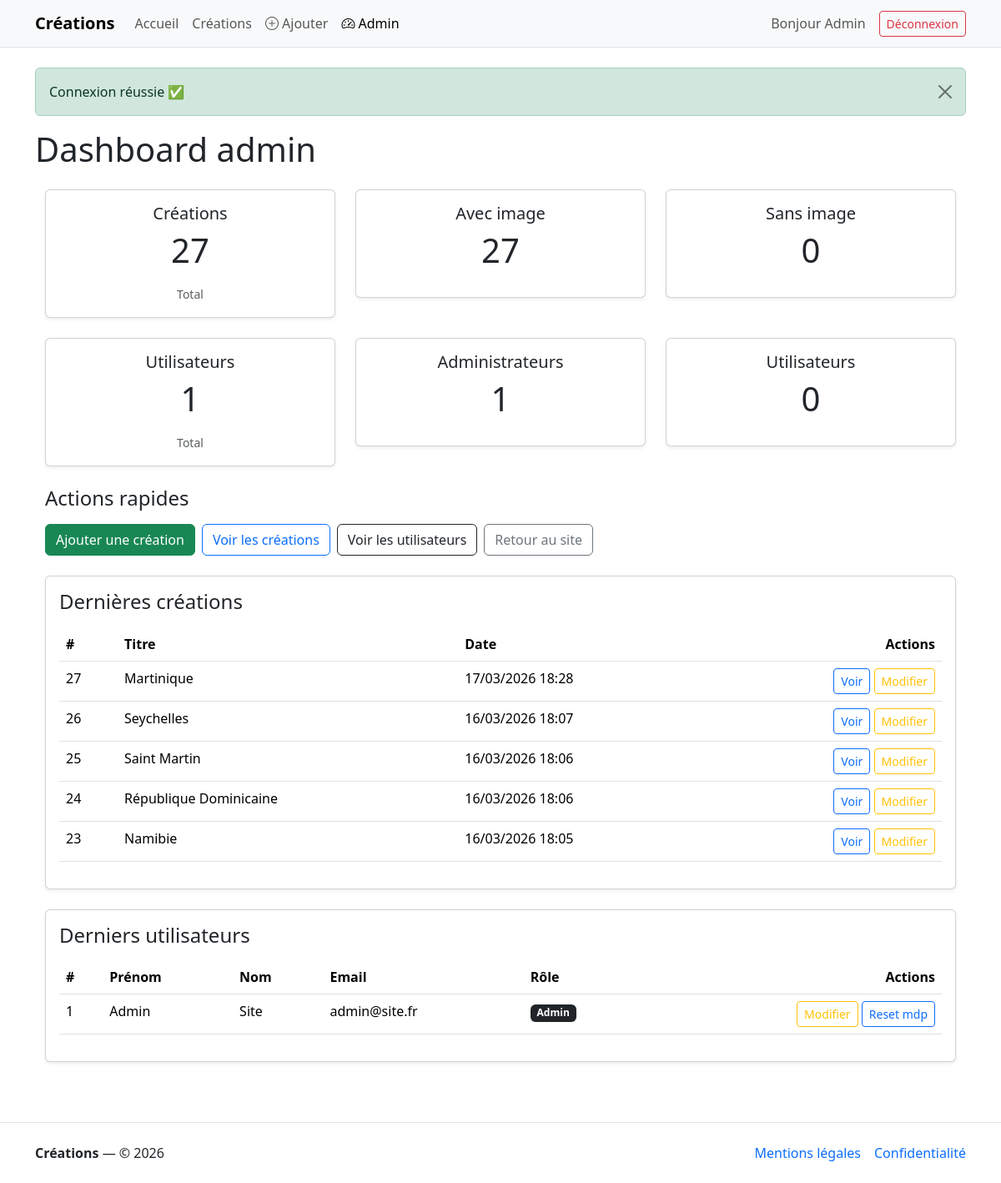
The page /admin (signed in) on the database its author committed.
### tables this page shows
CREATE TABLE IF NOT EXISTS `user` (
  `id` int UNSIGNED NOT NULL AUTO_INCREMENT,
  `email` varchar(180) NOT NULL,
  `password_hash` varchar(255) NOT NULL,
  `firstname` varchar(100) NOT NULL,
  `lastname` varchar(100) NOT NULL,
  `address` varchar(255) DEFAULT NULL,
  `postal_code` varchar(20) DEFAULT NULL,
  `city` varchar(150) DEFAULT NULL,
  `phone` varchar(30) DEFAULT NULL,
  `role` varchar(20) NOT NULL DEFAULT 'ROLE_USER',
  `created_at` datetime NOT NULL,
  `last_login_at` datetime DEFAULT NULL,
  `remember_token_hash` varchar(255) DEFAULT NULL,
  `remember_token_expires_at` datetime DEFAULT NULL,
  `reset_selector` varchar(32) DEFAULT NULL,
  `reset_token_hash` varchar(255) DEFAULT NULL,
  `reset_expires_at` datetime DEFAULT NULL,
  PRIMARY KEY (`id`),
  UNIQUE KEY `email` (`email`)
);

CREATE TABLE IF NOT EXISTS `creation` (
  `id_creation` int NOT NULL AUTO_INCREMENT,
  `title` varchar(100) NOT NULL,
  `description` text NOT NULL,
  `created_at` datetime NOT NULL,
  `picture` varchar(255) DEFAULT NULL,
  PRIMARY KEY (`id_creation`)
);

### Views/dashboard/index.php (the view, shortened to what the rows shown need)
<h1 class="mb-4"><?= htmlspecialchars($pageTitle ?? 'Dashboard admin') ?></h1>
<div class="container">
    <div class="row mb-4">
        <div class="col-md-4">
            <div class="card text-center shadow-sm">
                <div class="card-body">
                    <h5 class="card-title">Créations</h5>
                    <p class="display-6"><?= $stats->getTotalCreations() ?></p>
                    <small class="text-muted">Total</small>
                </div>
            </div>
        </div>
        <div class="col-md-4">
            <div class="card text-center shadow-sm">
                <div class="card-body">
                    <h5 class="card-title">Avec image</h5>
                    <p class="display-6"><?= $stats->getCreationsWithPicture() ?></p>
                </div>
            </div>
        </div>
        <div class="col-md-4">
            <div class="card text-center shadow-sm">
                <div class="card-body">
                    <h5 class="card-title">Sans image</h5>
                    <p class="display-6"><?= $stats->getCreationsWithoutPicture() ?></p>
                </div>
            </div>
        </div>
    </div>
    <div class="row mb-4">
        <div class="col-md-4">
            <div class="card text-center shadow-sm">
                <div class="card-body">
                    <h5 class="card-title">Utilisateurs</h5>
                    <p class="display-6"><?= $userStats['total'] ?></p>
                    <small class="text-muted">Total</small>
                </div>
            </div>
        </div>
        <div class="col-md-4">
            <div class="card text-center shadow-sm">
                <div class="card-body">
                    <h5 class="card-title">Administrateurs</h5>
                    <p class="display-6"><?= $userStats['admins'] ?></p>
                </div>
            </div>
        </div>
        <div class="col-md-4">
            <div class="card text-center shadow-sm">
                <div class="card-body">
                    <h5 class="card-title">Utilisateurs</h5>
                    <p class="display-6"><?= $userStats['usersOnly'] ?></p>
                </div>
            </div>
        </div>
    </div>
    <div class="mb-4">
        <h2 class="h4">Actions rapides</h2>
        <div class="d-flex flex-wrap gap-2 mt-3">
            <a href="/creations/new" class="btn btn-success">
                Ajouter une création
            </a>
            <a href="/creations" class="btn btn-outline-primary">
                Voir les créations
            </a>
            <a href="/admin/users" class="btn btn-outline-dark">
                Voir les utilisateurs
            </a>
            <a href="/" class="btn btn-outline-secondary">
                Retour au site
            </a>
        </div>
    </div>
    <div class="card shadow-sm mb-4">
        <div class="card-body">
            <h2 class="h4 mb-3">Dernières créations</h2>
            <?php if (empty($latestCreations)): ?>
                <p class="text-muted">Aucune création pour le moment.</p>
            <?php else: ?>
                <table class="table table-hover">
                    <thead>
                        <tr>
                            <th>#</th>
                            <th>Titre</th>
                            <th>Date</th>
                            <th class="text-end">Actions</th>
                        </tr>
                    </thead>
                    <tbody>
                        <?php foreach ($latestCreations as $creation): ?>
                            <tr>
                                <td><?= $creation->getIdCreation() ?></td>
                                <td><?= htmlspecialchars($creation->getTitle()) ?></td>
                                <td>
                                    <?= $creation->getCreatedAt()?->format('d/m/Y H:i') ?>
                                </td>
                                <td class="text-end">
                                    <a href="/creations/<?= $creation->getIdCreation() ?>" class="btn btn-sm btn-outline-primary">
                                        Voir
                                    </a>
                                    <a href="/creations/<?= $creation->getIdCreation() ?>/edit" class="btn btn-sm btn-outline-warning">
                                        Modifier
                                    </a>
                                </td>
                            </tr>
                        <?php endforeach; ?>
                    </tbody>
                </table>
            <?php endif; ?>
        </div>
    </div>
    <div class="card shadow-sm">
        <div class="card-body">
            <h2 class="h4 mb-3">Derniers utilisateurs</h2>
            <?php if (empty($latestUsers)): ?>
                <p class="text-muted">Aucun utilisateur enregistré.</p>
            <?php else: ?>
                <table class="table table-hover">
                    <thead>
                        <tr>
                            <th>#</th>
                            <th>Prénom</th>
                            <th>Nom</th>
                            <th>Email</th>
                            <th>Rôle</th>
                            <th class="text-end">Actions</th>
                        </tr>
                    </thead>
                    <tbody>
                        <?php foreach ($latestUsers as $user): ?>
                            <tr>
                                <td><?= $user->getId() ?></td>
                                <td><?= htmlspecialchars($user->getFirstname()) ?></td>
                                <td><?= htmlspecialchars($user->getLastname()) ?></td>
                                <td><?= htmlspecialchars($user->getEmail()) ?></td>
                                <td>
                                    <?php if ($user->getRole() === 'ROLE_ADMIN'): ?>
                                        <span class="badge bg-dark">Admin</span>
                                    <?php else: ?>
                                        <span class="badge bg-secondary">Utilisateur</span>
                                    <?php endif; ?>
                                </td>
                                <td class="text-end">
                                    <a href="/admin/users/<?= $user->getId() ?>/edit"
                                        class="btn btn-sm btn-outline-warning">
                                        Modifier
                                    </a>
                                    <form method="post"
                                        action="/admin/users/<?= $user->getId() ?>/reset-password"
                                        style="display:inline">
                                        <button class="btn btn-sm btn-outline-primary">
                                            Reset mdp
                                        </button>
                                    </form>
                                </td>
                            </tr>
                        <?php endforeach; ?>
                    </tbody>
                </table>
            <?php endif; ?>
        </div>
    </div>
</div>

### src/Core/Router.php (shortened to what the rows shown need)
<?php
final class Router
{
    private array $routes;
    public function __construct(array $routes)
    {
        $this->routes = $routes;
    }
    public function dispatch(string $method, string $uri): void
    {
        $path = parse_url($uri, PHP_URL_PATH) ?? '/';
        $path = rtrim($path, '/') ?: '/';
        foreach ($this->routes as $route) {
            [$routeMethod, $routePattern, $handler] = $route;
            $routeMethod = strtoupper($routeMethod);
            $routePattern = rtrim($routePattern, '/') ?: '/';
            [$regex, $paramOrder] = $this->compilePattern($routePattern);
            if (!preg_match($regex, $path, $matches)) {
                continue;
            }
            $args = $this->buildArgs($matches, $paramOrder);
            [$class, $action] = $handler;
            $controller = new $class();
            $controller->$action(...$args);
            return;
        }
    }
    private function compilePattern(string $pattern): array
    {
        $paramOrder = [];
        $regex = preg_replace_callback(
            '#\{(\w+)\}#',
            function (array $m) use (&$paramOrder): string {
                $name = $m[1];
                $paramOrder[] = $name;
                return '(?P<' . $name . '>[^/]+)';
            },
            $pattern
        );
        return ['#^' . $regex . '$#', $paramOrder];
    }
    private function buildArgs(array $matches, array $paramOrder): ?array
    {
        $args = [];
        return $args;
    }
    public static function isActiveRoute(string $path): bool
    {
        $current = parse_url($_SERVER['REQUEST_URI'] ?? '/', PHP_URL_PATH) ?? '/';
        $current = rtrim($current, '/') ?: '/';
        $path = rtrim($path, '/') ?: '/';
        return $current === $path;
    }
}

### Views/partials/_nav.php (shortened to what the rows shown need)
<nav class="navbar navbar-expand-lg navbar-light bg-light border-bottom">
    <div class="container">
        <a class="navbar-brand fw-bold" href="/">Créations</a>
        <div class="collapse navbar-collapse" id="mainNav">
            <ul class="navbar-nav me-auto mb-2 mb-lg-0">
                <li class="nav-item">
                    <a class="nav-link <?= Router::isActiveRoute('/') ? 'active' : '' ?>" href="/">Accueil</a>
                </li>
                <li class="nav-item">
                    <a class="nav-link <?= Router::isActiveRoute('/creations') ? 'active' : '' ?>" href="/creations">
                        Créations
                    </a>
                </li>
                <?php if ($this->getUser() && $this->getUser()['role'] === 'ROLE_ADMIN'): ?>
                    <li class="nav-item">
                        <a class="nav-link <?= Router::isActiveRoute('/creations/new') ? 'active' : '' ?>" href="/creations/new">
                            <i class="bi bi-plus-circle"></i> Ajouter
                        </a>
                    </li>
                <?php endif; ?>
                <?php if ($this->getUser() && $this->getUser()['role'] === 'ROLE_ADMIN'): ?>
                    <li class="nav-item">
                        <a class="nav-link <?= Router::isActiveRoute('/admin') ? 'active' : '' ?>" href="/admin">
                            <i class="bi bi-speedometer2"></i> Admin
                        </a>
                    </li>
                <?php endif; ?>
            </ul>
            <ul class="navbar-nav ms-auto">
                <?php if ($this->getUser()): ?>
                    <li class="nav-item d-flex align-items-center me-3">
                        <span class="navbar-text">
                            Bonjour <?= htmlspecialchars($this->getUser()['firstname']) ?>
                        </span>
                    </li>
                    <li class="nav-item d-flex align-items-center">
                        <form method="post" action="/logout">
                            <button class="btn btn-sm btn-outline-danger">
                                Déconnexion
                            </button>
                        </form>
                    </li>
                <?php endif; ?>
            </ul>
        </div>
    </div>
</nav>

### rows shown on the page
user: role "ROLE_ADMIN" (drawn), firstname "Admin", id "1", lastname "Site", email "admin@site.fr"
creation: id_creation "27", title "Martinique", created_at "17/03/2026 18:28"
creation: id_creation "26", title "Seychelles", created_at "16/03/2026 18:07"
creation: id_creation "25", title "Saint Martin", created_at "16/03/2026 18:06"
creation: id_creation "24", title "République Dominicaine", created_at "16/03/2026 18:06"
creation: id_creation "23", title "Namibie", created_at "16/03/2026 18:05"

### other values the page prints
$msg "Connexion réussie ✅"
$stats->getTotalCreations() "27"
$stats->getCreationsWithPicture() "27"
$stats->getCreationsWithoutPicture() "0"
$userStats['total'] "1"
$userStats['admins'] "1"
$userStats['usersOnly'] "0"
